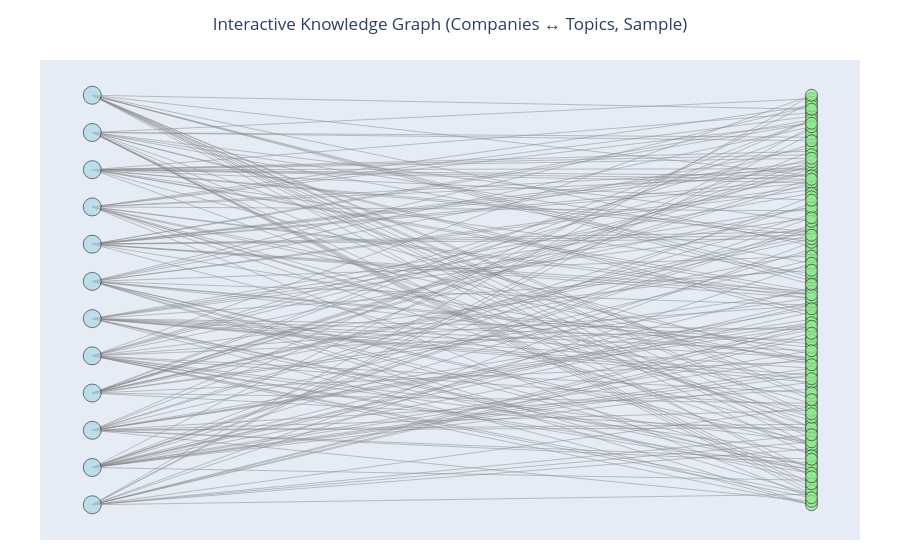

This figure's notebook cell:
### Code cell
import plotly.graph_objects as go

# -----------------------------
# Build a smaller subgraph H
# -----------------------------

# All company nodes in the big graph G
company_nodes = [n for n, d in G.nodes(data=True) if d.get("type") == "company"]

# Use degree to pick the most "connected" companies
deg_full = dict(G.degree(company_nodes))

N = 12  # number of companies to display (tune this)
top_companies = sorted(company_nodes, key=lambda n: deg_full[n], reverse=True)[:N]

# Include all topics attached to these companies
sub_nodes = set(top_companies)
for c in top_companies:
    sub_nodes.update(G.neighbors(c))

H = G.subgraph(sub_nodes).copy()
print("Interactive subgraph:", H.number_of_nodes(), "nodes,", H.number_of_edges(), "edges")

# -----------------------------
# Create a bipartite-style layout
#   - Companies on x=0
#   - Topics on x=1
# -----------------------------
companies_sub = [n for n, d in H.nodes(data=True) if d.get("type") == "company"]
topics_sub    = [n for n, d in H.nodes(data=True) if d.get("type") == "topic"]

pos = {}

# How many nodes on each side
n_topics = len(topics_sub)
n_companies = len(companies_sub)

# We'll use the company side to define the vertical span
max_y = max(n_companies - 1, 1)

# Spread topics evenly across [0, max_y]
topic_y_values = np.linspace(0, max_y, num=n_topics) if n_topics > 1 else [max_y / 2]

for y, n in zip(topic_y_values, sorted(topics_sub)):
    pos[n] = (1, y)

# Companies still stacked 0..max_y
for i, n in enumerate(sorted(companies_sub)):
    pos[n] = (0, i)


# -----------------------------
# Build edge trace
# -----------------------------
edge_x = []
edge_y = []
edge_hover_x = []
edge_hover_y = []
edge_hover_text = []

for u, v, d in H.edges(data=True):
    x0, y0 = pos[u]
    x1, y1 = pos[v]

    # edge line
    edge_x += [x0, x1, None]
    edge_y += [y0, y1, None]

    # midpoint for hover marker
    mx, my = (x0 + x1) / 2, (y0 + y1) / 2
    edge_hover_x.append(mx)
    edge_hover_y.append(my)
    edge_hover_text.append(
        f"<b>{G.nodes[u].get('label', u) if G.nodes[u].get('type')=='company' else u}</b> "
        f"↔ "
        f"<b>{G.nodes[v].get('label', v) if G.nodes[v].get('type')=='company' else v}</b><br>"
        f"TF-IDF weight: {d.get('weight', 0):.4f}"
    )

edge_trace = go.Scatter(
    x=edge_x,
    y=edge_y,
    mode="lines",
    line=dict(width=0.5, color="#888"),
    hoverinfo="none",
    name="Edges"
)

edge_hover_trace = go.Scatter(
    x=edge_hover_x,
    y=edge_hover_y,
    mode="markers",
    hoverinfo="text",
    marker=dict(size=6, color="rgba(0,0,0,0)"),  # invisible markers used only for hover
    text=edge_hover_text,
    name="Edge info"
)

# -----------------------------
# Build node trace
# -----------------------------
node_x = []
node_y = []
node_text = []
node_color = []
node_size = []

for n, d in H.nodes(data=True):
    x, y = pos[n]
    node_x.append(x)
    node_y.append(y)

    if d.get("type") == "company":
        label = d.get("label", n)
        node_text.append(f"<b>{label}</b><br>Symbol: {n}")
        node_color.append("lightblue")
        node_size.append(18)
    else:
        node_text.append(f"Topic: {n}")
        node_color.append("lightgreen")
        node_size.append(12)

node_trace = go.Scatter(
    x=node_x,
    y=node_y,
    mode="markers",
    hoverinfo="text",
    text=node_text,
    marker=dict(
        size=node_size,
        color=node_color,
        line_width=1,
        line_color="#333"
    ),
    name="Nodes"
)

# -----------------------------
# Build and show figure
# -----------------------------
fig = go.Figure(
    data=[edge_trace, edge_hover_trace, node_trace],
    layout=go.Layout(
        title="Interactive Knowledge Graph (Companies ↔ Topics, Sample)",
        title_x=0.5,
        showlegend=False,
        hovermode="closest",
        margin=dict(b=20, l=40, r=40, t=60),
        xaxis=dict(showgrid=False, zeroline=False, showticklabels=False),
        yaxis=dict(showgrid=False, zeroline=False, showticklabels=False),
    )
)

fig.show()

### Figure 1 — Plotly figure (JSON) as saved in the notebook; plotly's stock layout.template omitted (floating-point values rounded to 4 significant figures; data arrays with more than 128 entries replaced by an {"elided": "..."} marker saying what was removed)
{"data": [{"hoverinfo": "none", "line": {"color": "#888", "width": 0.5}, "mode": "lines", "name": "Edges", "type": "scatter", "x": {"elided": "570 int values"}, "y": {"elided": "570 float values"}}, {"hoverinfo": "text", "marker": {"color": "rgba(0,0,0,0)", "size": 6}, "mode": "markers", "name": "Edge info", "text": {"elided": "190 str values"}, "type": "scatter", "x": {"elided": "190 float values"}, "y": {"elided": "190 float values"}}, {"hoverinfo": "text", "marker": {"color": {"elided": "130 str values"}, "line": {"color": "#333", "width": 1}, "size": {"elided": "130 int values"}}, "mode": "markers", "name": "Nodes", "text": {"elided": "130 str values"}, "type": "scatter", "x": {"elided": "130 int values"}, "y": {"elided": "130 float values"}}], "layout": {"hovermode": "closest", "margin": {"b": 20, "l": 40, "r": 40, "t": 60}, "showlegend": false, "title": {"text": "Interactive Knowledge Graph (Companies ↔ Topics, Sample)", "x": 0.5}, "xaxis": {"showgrid": false, "showticklabels": false, "zeroline": false}, "yaxis": {"showgrid": false, "showticklabels": false, "zeroline": false}}}
